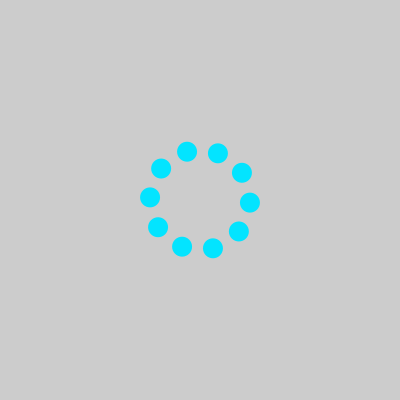
Frame 1 (no input)
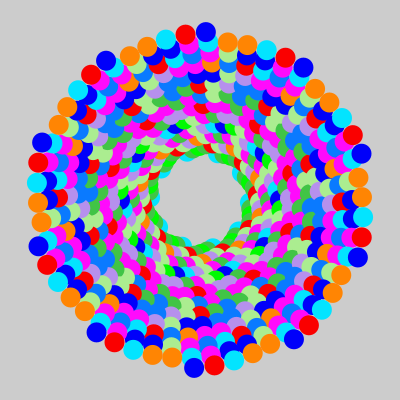
Frame 60 (the mouse pressed at the canvas centre just before this capture)
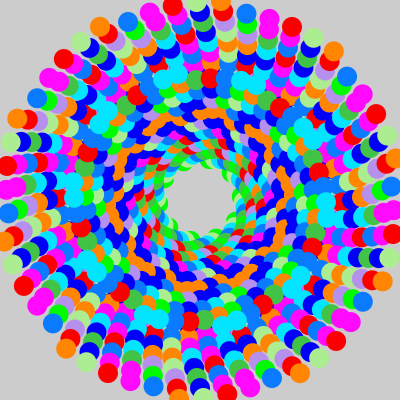
Frame 120 (the mouse held since frame 60 and released just before this capture)

The Processing sketch that drew these frames (run headless with seeded random() and noise(); from frame 60 on, the mouse is pressed at the canvas centre):

// Processing sketch: processing_33295
// ── processing_33295.pde

int distance_frompoint = 50;
int num_of_circles = 10;
int circle_size= 20;
float degree_step= TWO_PI/num_of_circles;
float angle= 0;
int starting_degree_step = 3;
color r= color(250,0,0);
color b= color(0,0,250);
color j= color(0,250,0);
color a= color(255,10,252);
color h= color(10,122,255);
color c= color(65,196,70);
color d= color(171,237,144);
color e= color(182,144,237);
color f= color(255,133,3);
color g= color(3,228,255);
color[] colors = {            //random selects one of above colors
      a,b,c,d,e,f,g,h,r,j
                     };
int distance_frompoint_change= 2;


void setup() {
  size (400,400);
  frameRate(4);
  noStroke();
}

void draw() {

  if (distance_frompoint > width/2){
    distance_frompoint= int(random(50));
  }
  angle= radians(starting_degree_step);
  fill(colors[int(random(10))]);

for(int i= 0; i< num_of_circles; i++){
   ellipse(width/2 + cos(angle)* distance_frompoint, height/2 + sin(angle)* distance_frompoint, circle_size, circle_size);
   angle+= degree_step;
 }
 distance_frompoint+=distance_frompoint_change;
 starting_degree_step+= 7; 
}
 
